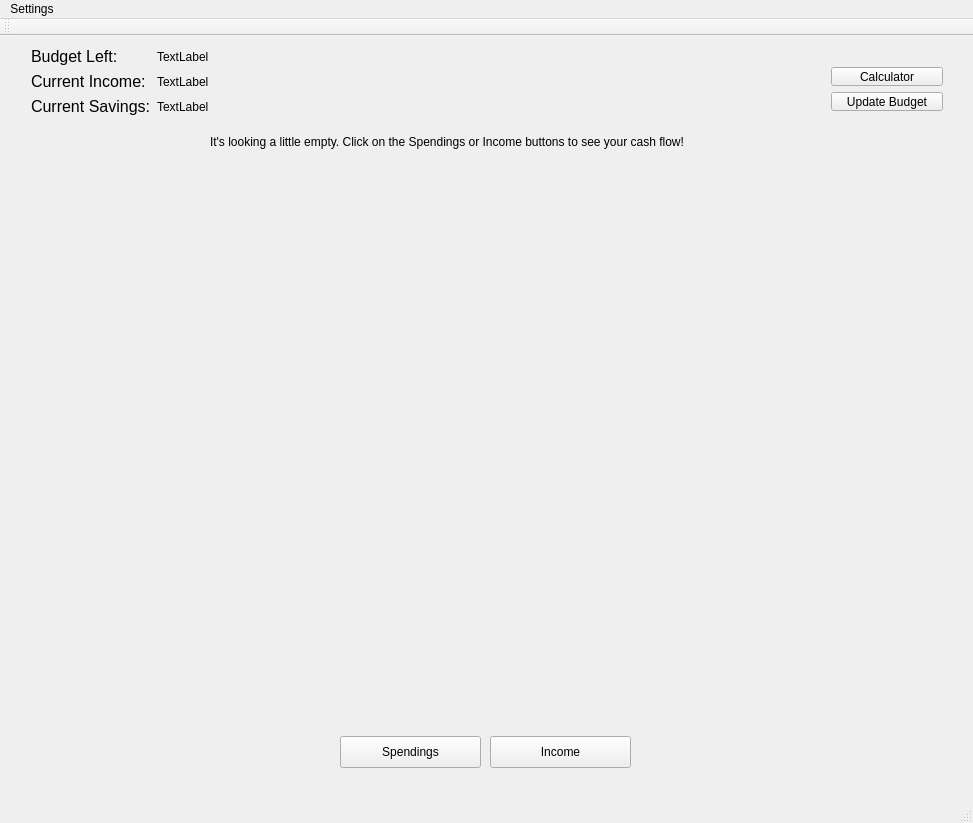
<?xml version="1.0" encoding="UTF-8"?>
<ui version="4.0">
 <class>mainDashboard</class>
 <widget class="QMainWindow" name="mainDashboard">
  <property name="geometry">
   <rect>
    <x>0</x>
    <y>0</y>
    <width>973</width>
    <height>823</height>
   </rect>
  </property>
  <property name="windowTitle">
   <string>mainDashboard</string>
  </property>
  <widget class="QWidget" name="centralWidget">
   <widget class="QWidget" name="spendingChartPlaceholder" native="true">
    <property name="geometry">
     <rect>
      <x>110</x>
      <y>130</y>
      <width>761</width>
      <height>311</height>
     </rect>
    </property>
   </widget>
   <widget class="QPushButton" name="spendingsButton">
    <property name="geometry">
     <rect>
      <x>340</x>
      <y>700</y>
      <width>141</width>
      <height>32</height>
     </rect>
    </property>
    <property name="text">
     <string>Spendings</string>
    </property>
   </widget>
   <widget class="QPushButton" name="incomeButton">
    <property name="geometry">
     <rect>
      <x>490</x>
      <y>700</y>
      <width>141</width>
      <height>32</height>
     </rect>
    </property>
    <property name="text">
     <string>Income</string>
    </property>
   </widget>
   <widget class="QWidget" name="spendSaveChartPlaceholder" native="true">
    <property name="geometry">
     <rect>
      <x>40</x>
      <y>470</y>
      <width>901</width>
      <height>211</height>
     </rect>
    </property>
   </widget>
   <widget class="QWidget" name="layoutWidget">
    <property name="geometry">
     <rect>
      <x>20</x>
      <y>0</y>
      <width>251</width>
      <height>91</height>
     </rect>
    </property>
    <layout class="QHBoxLayout" name="horizontalLayout">
     <item>
      <layout class="QVBoxLayout" name="verticalLayout">
       <item>
        <widget class="QLabel" name="budgetLabel">
         <property name="text">
          <string>&lt;html&gt;&lt;head/&gt;&lt;body&gt;&lt;p&gt;&lt;span style=&quot; font-size:12pt;&quot;&gt;Budget Left:&lt;/span&gt;&lt;/p&gt;&lt;/body&gt;&lt;/html&gt;</string>
         </property>
        </widget>
       </item>
       <item>
        <widget class="QLabel" name="budgetLabel_2">
         <property name="text">
          <string>&lt;html&gt;&lt;head/&gt;&lt;body&gt;&lt;p&gt;&lt;span style=&quot; font-size:12pt;&quot;&gt;Current Income:&lt;/span&gt;&lt;/p&gt;&lt;/body&gt;&lt;/html&gt;</string>
         </property>
        </widget>
       </item>
       <item>
        <widget class="QLabel" name="budgetLabel_3">
         <property name="text">
          <string>&lt;html&gt;&lt;head/&gt;&lt;body&gt;&lt;p&gt;&lt;span style=&quot; font-size:12pt;&quot;&gt;Current Savings:&lt;/span&gt;&lt;/p&gt;&lt;/body&gt;&lt;/html&gt;</string>
         </property>
        </widget>
       </item>
      </layout>
     </item>
     <item>
      <layout class="QVBoxLayout" name="verticalLayout_2">
       <item>
        <widget class="QLabel" name="updateBudgetLeftLabel">
         <property name="text">
          <string>TextLabel</string>
         </property>
        </widget>
       </item>
       <item>
        <widget class="QLabel" name="updateCurrentIncomeLeftLabel">
         <property name="text">
          <string>TextLabel</string>
         </property>
        </widget>
       </item>
       <item>
        <widget class="QLabel" name="updateCurrentSavingsLabel">
         <property name="text">
          <string>TextLabel</string>
         </property>
        </widget>
       </item>
      </layout>
     </item>
    </layout>
   </widget>
   <widget class="QLabel" name="emptyLabel">
    <property name="geometry">
     <rect>
      <x>210</x>
      <y>80</y>
      <width>551</width>
      <height>51</height>
     </rect>
    </property>
    <property name="text">
     <string>It's looking a little empty. Click on the Spendings or Income buttons to see your cash flow!</string>
    </property>
   </widget>
   <widget class="QWidget" name="layoutWidget">
    <property name="geometry">
     <rect>
      <x>820</x>
      <y>20</y>
      <width>134</width>
      <height>66</height>
     </rect>
    </property>
    <layout class="QVBoxLayout" name="verticalLayout_3">
     <item>
      <widget class="QPushButton" name="calculatorButton">
       <property name="text">
        <string>Calculator</string>
       </property>
      </widget>
     </item>
     <item>
      <widget class="QPushButton" name="updateBudgetButton">
       <property name="text">
        <string>Update Budget</string>
       </property>
      </widget>
     </item>
    </layout>
   </widget>
  </widget>
  <widget class="QToolBar" name="mainToolBar">
   <attribute name="toolBarArea">
    <enum>TopToolBarArea</enum>
   </attribute>
   <attribute name="toolBarBreak">
    <bool>false</bool>
   </attribute>
  </widget>
  <widget class="QStatusBar" name="statusBar"/>
  <widget class="QMenuBar" name="menuBar">
   <property name="geometry">
    <rect>
     <x>0</x>
     <y>0</y>
     <width>973</width>
     <height>22</height>
    </rect>
   </property>
   <widget class="QMenu" name="menuSettings">
    <property name="title">
     <string>Settings</string>
    </property>
    <addaction name="actionUser_Settings"/>
    <addaction name="actionLog_Out"/>
    <addaction name="actionQuit"/>
   </widget>
   <addaction name="menuSettings"/>
  </widget>
  <action name="actionUser_Settings">
   <property name="text">
    <string>User Settings</string>
   </property>
  </action>
  <action name="actionLog_Out">
   <property name="text">
    <string>Log Out</string>
   </property>
  </action>
  <action name="actionQuit">
   <property name="text">
    <string>Quit</string>
   </property>
  </action>
 </widget>
 <layoutdefault spacing="6" margin="11"/>
 <resources/>
 <connections/>
</ui>
